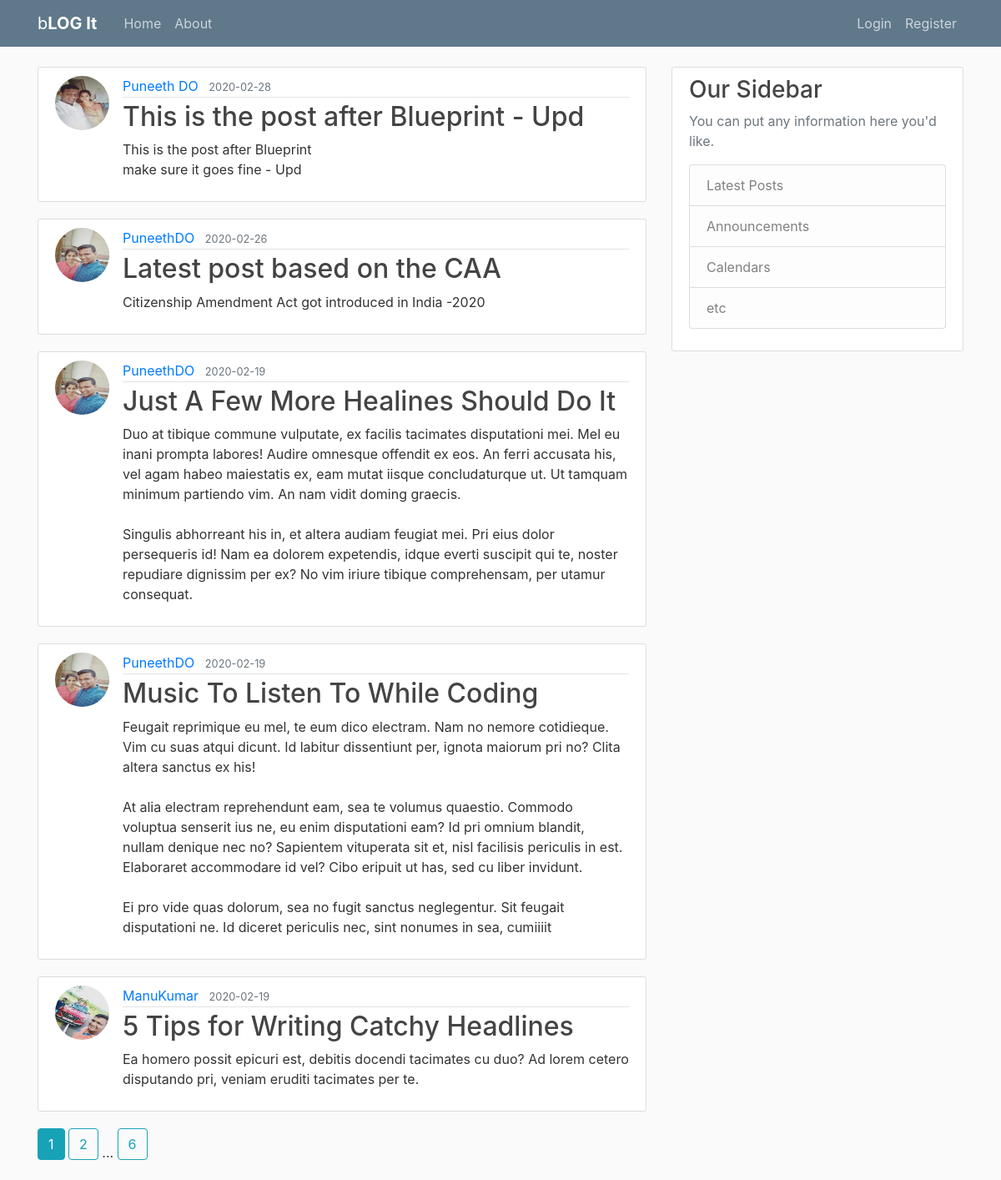
The page /home on the database its author committed.
### flaskblog/models.py (models this page shows, shortened)
class Post(db.Model):
    id = db.Column(db.Integer,primary_key=True)
    title = db.Column(db.String(100),nullable=False)
    date_posted = db.Column(db.DateTime,nullable=False,default=datetime.utcnow)
    content = db.Column(db.String(500),nullable=False)
    user_id = db.Column(db.Integer,db.ForeignKey('user.id'),nullable=False)

class User(db.Model, UserMixin):
    id = db.Column(db.Integer,primary_key=True)
    username = db.Column(db.String(20),nullable=False,unique=True)
    email = db.Column(db.String(50),nullable=False,unique=True)
    profile_pic = db.Column(db.String, default='default.jpg')
    password = db.Column(db.String,nullable=False)
    posts = db.relationship('Post',backref='author',lazy=True)

### flaskblog/main/routes.py (the view)
@main.route('/')
@main.route('/home')
def home():
    page = request.args.get('page',1,type=int)
    posts = Post.query.order_by(Post.date_posted.desc()).paginate(per_page=5, page=page)
    return render_template('home.html', posts=posts)

### flaskblog/templates/home.html
{% extends "layout.html" %}
{%block content%}
    {% for post in posts.items %}
    <article class="media content-section">
        <img class="rounded-circle article-img" src="{{ url_for('static',filename='profile_pics/'+ post.author.profile_pic)}}">
            <div class="media-body">
              <div class="article-metadata">
                <a class="mr-2" href="{{ url_for('users.user_posts',username=post.author.username) }}">{{ post.author.username }}</a>
                <small class="text-muted">{{ post.date_posted.strftime('%Y-%m-%d') }}</small>
              </div>
              <h2><a class="article-title" href="{{url_for('posts.post',post_id=post.id) }}">{{ post.title }}</a></h2>
              <p class="article-content">{{ post.content }}</p>
            </div>
          </article>
    {% endfor %}
    {% for page_num in posts.iter_pages(left_edge=1,right_edge=1,left_current=2,right_current=2) %}
        {% if page_num %}
            {% if posts.page == page_num %}
                <a class = "btn btn-info mb-4" href="{{ url_for('main.home',page=page_num) }}">{{page_num}}</a>
            {% else %}
                <a class = "btn btn-outline-info mb-4" href="{{ url_for('main.home',page=page_num) }}">{{page_num}}</a>
            {% endif %}
        {% else %}
            ...
        {% endif %}
    {% endfor %}
{% endblock content%}

### flaskblog/templates/layout.html (shortened to what this page needs)
<html lang="en">
<head>
    <link rel="stylesheet" href="https://stackpath.bootstrapcdn.com/bootstrap/4.4.1/css/bootstrap.min.css">
    <link rel="stylesheet" type="text/css" href="{{ url_for('static',filename='main.css') }}" >
</head>
<body>
<header class="site-header">
        <nav class="navbar navbar-expand-md navbar-dark bg-steel fixed-top">
            <div class="container">
            <a class="navbar-brand mr-4" href="/">b<b>LOG It</b></a>
            <div class="collapse navbar-collapse" id="navbarToggle">
                <div class="navbar-nav mr-auto">
                <a class="nav-item nav-link" href="{{ url_for('main.home')}}">Home</a>
                <a class="nav-item nav-link" href="{{ url_for('main.about')}}">About</a>
                </div>
                <div class="navbar-nav">
                {% if current_user.is_authenticated %}
                    <a class="nav-item nav-link" href="{{ url_for('posts.new_post')}}">Posts</a>
                    <a class="nav-item nav-link" href="{{ url_for('users.account')}}">Account</a>
                    <a class="nav-item nav-link" href="{{ url_for('users.logout')}}">Logout</a>
                {% else %}
                    <a class="nav-item nav-link" href="{{ url_for('users.login')}}">Login</a>
                    <a class="nav-item nav-link" href="{{ url_for('users.register')}}">Register</a>
                {% endif %}
                </div>
            </div>
            </div>
        </nav>
        </header>
        <main role="main" class="container">
            <div class="row">
                <div class="col-md-8">
                {% block content %}{% endblock %}
                </div>
                <div class="col-md-4">
                <div class="content-section">
                    <h3>Our Sidebar</h3>
                    <p class='text-muted'>You can put any information here you'd like.
                    <ul class="list-group">
                        <li class="list-group-item list-group-item-light">Latest Posts</li>
                        <li class="list-group-item list-group-item-light">Announcements</li>
                        <li class="list-group-item list-group-item-light">Calendars</li>
                        <li class="list-group-item list-group-item-light">etc</li>
                    </ul>
                    </p>
                </div>
                </div>
            </div>
            </main>
</body>
</html>

### flaskblog/static/main.css (style rules this page uses)
body { background: #fafafa; color: #333333; margin-top: 5rem; }
h1, h2, h3, h4, h5, h6 { color: #444444; }
ul { margin: 0; }
.bg-steel { background-color: #5f788a; }
.site-header .navbar-nav .nav-link { color: #cbd5db; }
.content-section { background: #ffffff; padding: 10px 20px; border: 1px solid #dddddd; border-radius: 3px; margin-bottom: 20px; }
.article-title { color: #444444; }
.article-content { white-space: pre-line; }
.article-img { height: 65px; width: 65px; margin-right: 16px; }
.article-metadata { padding-bottom: 1px; margin-bottom: 4px; border-bottom: 1px solid #e3e3e3 }

### rows shown on the page
Post: profile_pic (picture), author.username "Puneeth DO", date_posted "2020-02-28", title "This is the post after Blueprint - Upd", content "This is the post after Blueprint make sure it goes fine - Upd"
Post: profile_pic (picture), author.username "PuneethDO", date_posted "2020-02-26", title "Latest post based on the CAA", content "Citizenship Amendment Act got introduced in India -2020"
Post: profile_pic (picture), author.username "PuneethDO", date_posted "2020-02-19", title "Just A Few More Healines Should Do It", content "Duo at tibique commune vulputate, ex facilis tacimates disputationi mei. Mel eu inani prompta labores! Audire omnesque offendit ex eos. An ferri accusata his, vel agam habeo maiestatis ex, eam mutat iisque concludaturque ut. Ut tamquam minimum partiendo vim. An nam vidit doming graecis. Singulis abhorreant his in, et altera audiam feugiat mei. Pri eius dolor persequeris id! Nam ea dolorem expetendis, idque everti suscipit qui te, noster repudiare dignissim per ex? No vim iriure tibique comprehensam, per utamur consequat."
Post: profile_pic (picture), author.username "PuneethDO", date_posted "2020-02-19", title "Music To Listen To While Coding", content "Feugait reprimique eu mel, te eum dico electram. Nam no nemore cotidieque. Vim cu suas atqui dicunt. Id labitur dissentiunt per, ignota maiorum pri no? Clita altera sanctus ex his! At alia electram reprehendunt eam, sea te volumus quaestio. Commodo voluptua senserit ius ne, eu enim disputationi eam? Id pri omnium blandit, nullam denique nec no? Sapientem vituperata sit et, nisl facilisis periculis in est. Elaboraret accommodare id vel? Cibo eripuit ut has, sed cu liber invidunt. Ei pro vide quas dolorum, sea no fugit sanctus neglegentur. Sit feugait disputationi ne. Id diceret periculis nec, sint nonumes in sea, cumiiiit"
Post: profile_pic (picture), author.username "ManuKumar", date_posted "2020-02-19", title "5 Tips for Writing Catchy Headlines", content "Ea homero possit epicuri est, debitis docendi tacimates cu duo? Ad lorem cetero disputando pri, veniam eruditi tacimates per te."

### other values the page prints
{{ page_num }} "1"
{{ page_num }} "2" "6"
